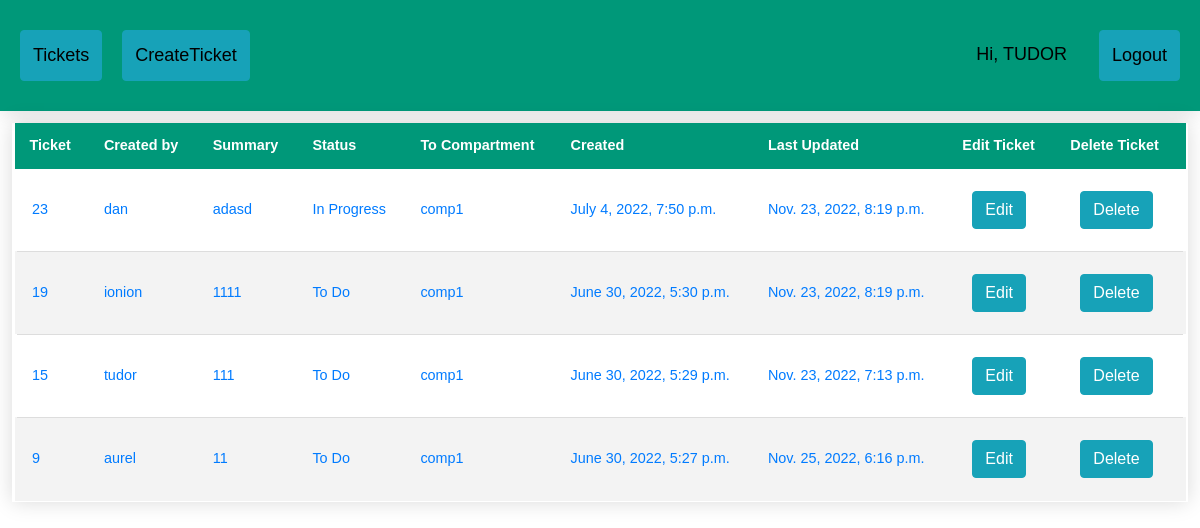
Page / (signed in) on the committed database.
### ticketApp/models.py (models this page shows)
class Ticket(models.Model):
	title = models.CharField(max_length=100)
	assignee = models.ForeignKey(User, null=True, blank=True, on_delete=models.CASCADE)
	status = models.CharField(max_length=25, choices=TicketStatus.choices, default=TicketStatus.TO_DO)
	compartment = models.CharField(max_length=25, choices=Compartiment.choices, default=None, null=False, blank=False)
	description = models.TextField()
	created_at = models.DateTimeField('created at', auto_now_add=True)
	updated_at = models.DateTimeField('updated at', auto_now=True)
	active = models.BooleanField(default=1)

### ticketApp/views.py (the view)
# urls.py: path('', views.index, name='index'),
def index(request):
	tickets = Ticket.objects.order_by('-created_at')
	return render(request, 'index.html', {'tickets': tickets})

### ticketApp/templates/index.html (shortened to what this page needs)
{% extends 'base.html' %}
{% block content %}
<table class="styled-table" content="width=device-width, initial-scale=1, maximum-scale=1, minimum-scale=1">
    <thead>
    <tr>
        <th>Ticket</th>
        <th>Created by</th>
        <th>Summary</th>
        <th>Status</th>
        <th>To Compartment</th>
        <th>Created</th>
        <th>Last Updated</th>
        <th>Edit Ticket</th>
        <th>Delete Ticket</th>
    </tr>
    </thead>
    {% if user.is_authenticated %}
    <tbody>
    {% for ticket in tickets %}
    {% if user.usercreate.compartment == ticket.compartment or user.is_superuser %}
    {% if ticket.active == True %}
    <tr>
        <td><a href="/ticket/{{ticket.id}}">{{ticket.id}}</a></td>
        <td><a href="/ticket/{{ticket.id}}">{{ticket.assignee}}</a></td>
        <td><a href="/ticket/{{ticket.id}}">{{ticket.title}}</a></td>
        <td><a href="/ticket/{{ticket.id}}">{{ticket.status}}</a></td>
        <td><a href="/ticket/{{ticket.id}}">{{ticket.compartment}}</a></td>
        <td><a href="/ticket/{{ticket.id}}">{{ticket.created_at}}</a></td>
        <td><a href="/ticket/{{ticket.id}}">{{ticket.updated_at}}</a></td>
        <td><a href="{% url 'EditTicket' ticket.id %}" style="margin:10px;" class="btn btn-info">Edit</a></td>
        <td><a href="{% url 'InactiveTicket' ticket.id %}" style="margin:10px;" class="btn btn-info">Delete</a></td>
    </tr>
    {% endif %}
    {% endif %}
    {% endfor %}
    </tbody>
    {% endif %}
</table>
{% endblock %}

### ticketApp/templates/base.html (shortened to what this page needs)
<!DOCTYPE html>
<html>
<head>
  {% load static %}
  <link rel="stylesheet" href="https://stackpath.bootstrapcdn.com/bootstrap/4.4.1/css/bootstrap.min.css"
>
  <link rel="stylesheet" type="text/css" href="{% static 'css/style.css' %}">
</head>
<body>
  <div class="header">
    <a href="{% url 'index' %}" style="margin:10px;" class="btn btn-info">Tickets</a>
    {% if user.is_authenticated %}
    <a href="{% url 'CreateTicket' %}" style="margin:10px;" class="btn btn-info">CreateTicket</a>
    {% endif %}
    <div class="header-right">
      {% if user.is_authenticated %}
          <a style="margin:10px;" >Hi, {{ request.user.username|upper }}</a>
      <a class="btn btn-info" href="/logout_request" style="margin:10px;">Logout</a>
      {% else %}
      <a href="{% url 'login_request' %}" class="btn btn-info">Login</a>
      {% endif %}
    </div>
  </div>
   <div id="body">
   {% block content %}{% endblock %}
  </div>
</body>
</html>

### ticketApp/static/css/style.css (style rules this page uses)
.header { overflow: hidden; background-color: #009879; padding: 20px 10px; min-width: 200px; box-shadow: 0 0 20px rgba(0, 0, 0, 0.15); }
.header a { float: left; color: black; text-align: center; padding: 12px; text-decoration: none; font-size: 18px; font-family: sans-serif; line-height: 25px; border-radius: 4px; }
.header-right { float: right; }
.styled-table { border-collapse: collapse; margin: 25px 0; width:98%; margin-top: 1%; margin-left:1%; margin-right:1%; font-size: 0.9em; font-family: sans-serif; min-width: 200px; box-shadow: 0 0 20px rgba(0, 0, 0, 0.15); }
.styled-table thead tr { background-color: #009879; color: #ffffff; text-align: left; }
.styled-table th, .styled-table td { padding: 12px 15px; }
.styled-table tbody tr { border-bottom: 1px solid #dddddd; }
.styled-table tbody tr:nth-of-type(even) { background-color: #f3f3f3; }
.styled-table tbody tr:last-of-type { border-bottom: 2px solid transparent; }
.styled-table tbody tr { border-right: 5px solid transparent; border-left: 5px solid transparent; }

### rows in the picture
Ticket: id "23", assignee "dan", title "adasd", status "In Progress", compartment "comp1", created_at "July 4, 2022, 7:50 p.m.", updated_at "Nov. 23, 2022, 8:19 p.m."
Ticket: id "19", assignee "ionion", title "1111", status "To Do", compartment "comp1", created_at "June 30, 2022, 5:30 p.m.", updated_at "Nov. 23, 2022, 8:19 p.m."
Ticket: id "15", assignee "tudor", title "111", status "To Do", compartment "comp1", created_at "June 30, 2022, 5:29 p.m.", updated_at "Nov. 23, 2022, 7:13 p.m."
Ticket: id "9", assignee "aurel", title "11", status "To Do", compartment "comp1", created_at "June 30, 2022, 5:27 p.m.", updated_at "Nov. 25, 2022, 6:16 p.m."

### other values in the picture
{{ request.user.username|upper }} "TUDOR"
